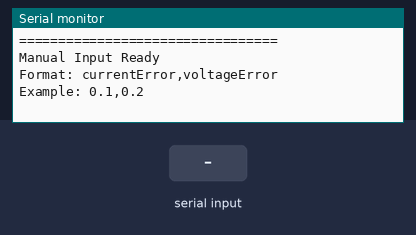
A sketch run on a simulated Arduino Uno, built with avr-gcc and run on an emulated ATmega328P. Shown: the last lines printed to the serial monitor. The test bench sets the inputs (shaded band).

Above: at 1.2 s.
1.3 s: "90,45\n" received over Serial
At 2.8 s:
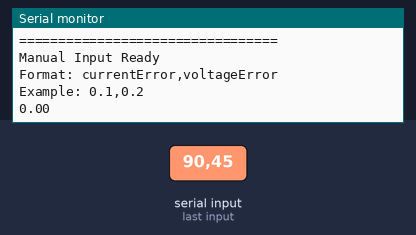
3.8 s: "5\n" received over Serial
At 5.9 s:
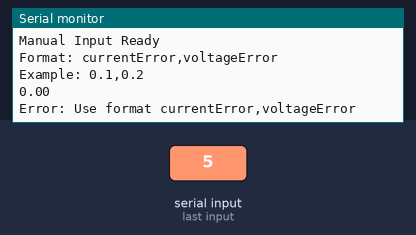
Timing chart, 0 to 7.4 s (numbered marks = the images above; inputs shaded):
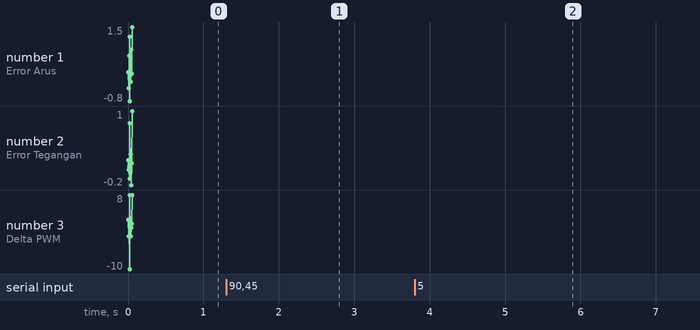

The sketch:

fuzzymatlab.ino
```cpp
/*
 * Simple Fuzzy Logic Function for Solar Charge Controller
 * Input: fuzzy(currentError, voltageError)
 * Output: deltaPWM value
 *
 * Serial input format: currentError,voltageError
 * Example: 0.1,0.2
 */

// Struktur untuk membership function triangular
struct TriangleMF {
  float a, b, c;  // Parameter segitiga (a=kiri, b=puncak, c=kanan)
};

// Membership functions untuk Current Error
TriangleMF currentErrorMF[5] = {
  {-2.0, -2.0, -0.5},  // NB (Negative Big)
  {-0.5, -0.1, 0.0},   // NS (Negative Small)
  {-0.1, 0.0, 0.1},    // ZE (Zero)
  {0.0, 0.1, 0.5},     // PS (Positive Small)
  {0.5, 2.0, 2.0}      // PB (Positive Big)
};

// Membership functions untuk Voltage Error
TriangleMF voltageErrorMF[3] = {
  {-0.5, -0.5, 0.05},  // OverLimit (tegangan melebihi/sangat dekat batas)
  {0.0, 0.1, 0.4},     // NearLimit (tegangan mendekati batas)
  {0.3, 1.5, 1.5}      // SafeRange (tegangan masih aman dari batas)
};

// Output singletons untuk Sugeno
float outputSingletons[5] = {-10, -2, 0, 2, 8};

// Fungsi untuk menghitung derajat keanggotaan triangular
float triangularMF(float x, TriangleMF mf) {
  if (x <= mf.a || x >= mf.c) {
    return 0.0;
  } else if (x >= mf.a && x <= mf.b) {
    if (mf.b == mf.a) return 1.0;
    return (x - mf.a) / (mf.b - mf.a);
  } else {
    if (mf.c == mf.b) return 1.0;
    return (mf.c - x) / (mf.c - mf.b);
  }
}

// Fungsi fuzzy logic utama
float fuzzy(float currentError, float voltageError) {
  // Fuzzifikasi Current Error
  float currentMu[5];
  for (int i = 0; i < 5; i++) {
    currentMu[i] = triangularMF(currentError, currentErrorMF[i]);
  }

  // Fuzzifikasi Voltage Error
  float voltageMu[3];
  for (int i = 0; i < 3; i++) {
    voltageMu[i] = triangularMF(voltageError, voltageErrorMF[i]);
  }

  // Rule base (15 rules)
  // Format: [current_error_index][voltage_error_index] = output_index
  // Output: 0=DecreaseBig(-10), 1=DecreaseSmall(-2), 2=Hold(0), 3=IncreaseSmall(2), 4=IncreaseBig(8)
  int ruleBase[5][3] = {
    {0, 0, 0},  // NB current + any voltage: Selalu decrease big (arus terlalu tinggi)
    {0, 1, 1},  // NS current: decrease big jika over limit, decrease small jika near/safe
    {1, 2, 3},  // ZE current: tergantung voltage (decrease small, hold, increase small)
    {1, 3, 3},  // PS current: konservatif, hanya increase small
    {2, 3, 4}   // PB current: hold jika over limit, increase small/big jika aman
  };

  // Evaluasi rules dan agregasi
  float totalWeight = 0.0;
  float weightedSum = 0.0;

  for (int i = 0; i < 5; i++) {
    for (int j = 0; j < 3; j++) {
      // Strength rule (minimum)
      float ruleStrength = min(currentMu[i], voltageMu[j]);

      if (ruleStrength > 0) {
        int outputIndex = ruleBase[i][j];
        float outputValue = outputSingletons[outputIndex];

        weightedSum += ruleStrength * outputValue;
        totalWeight += ruleStrength;
      }
    }
  }

  // Defuzzifikasi (weighted average untuk Sugeno)
  float deltaOutput = 0.0;
  if (totalWeight > 0) {
    deltaOutput = weightedSum / totalWeight;
  }

  return deltaOutput;
}

void setup() {
  Serial.begin(115200);
  Serial.println("=== Fuzzy Logic Test Cases ===");

  // 10 uji coba acak
  float testCases[10][2] = {
    {0.1, 0.2},    // Test case 1
    {-0.4, 0.05},  // Test case 2
    {0.6, 0.1},    // Test case 3
    {-0.8, -0.1},  // Test case 4
    {1.2, 0.8},    // Test case 5
    {0.0, 0.0},    // Test case 6
    {-0.2, 0.3},   // Test case 7
    {0.8, -0.2},   // Test case 8
    {0.05, 0.15},  // Test case 9
    {1.5, 1.0}     // Test case 10
  };

  for (int i = 0; i < 10; i++) {
    float currentError = testCases[i][0];
    float voltageError = testCases[i][1];
    float deltaPWM = fuzzy(currentError, voltageError);

    Serial.print("Test ");
    Serial.print(i + 1);
    Serial.print(" - Error Arus: ");
    Serial.print(currentError, 2);
    Serial.print(", Error Tegangan: ");
    Serial.print(voltageError, 2);
    Serial.print(", Delta PWM: ");
    Serial.println(deltaPWM, 2);
  }

  Serial.println("=================================");
  Serial.println("Manual Input Ready");
  Serial.println("Format: currentError,voltageError");
  Serial.println("Example: 0.1,0.2");
}

void loop() {
  if (Serial.available()) {
    String input = Serial.readString();
    input.trim();

    // Parse input (currentError,voltageError)
    int commaIndex = input.indexOf(',');
    if (commaIndex > 0) {
      float currentError = input.substring(0, commaIndex).toFloat();
      float voltageError = input.substring(commaIndex + 1).toFloat();

      // Hitung hasil fuzzy
      float result = fuzzy(currentError, voltageError);

      // Print hasil sesuai format MATLAB
      Serial.println(result);
    } else {
      Serial.println("Error: Use format currentError,voltageError");
    }
  }
}
```

Measured:
- after the input at 1.3 s, the serial monitor: prints a new line after 1.0 s (image 1)
- after the input at 3.8 s, the serial monitor: prints a new line after 1.0 s (image 2)
